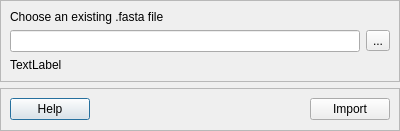
<?xml version="1.0" encoding="UTF-8"?>
<ui version="4.0">
 <class>Dialog</class>
 <widget class="QDialog" name="Dialog">
  <property name="geometry">
   <rect>
    <x>0</x>
    <y>0</y>
    <width>400</width>
    <height>131</height>
   </rect>
  </property>
  <property name="minimumSize">
   <size>
    <width>400</width>
    <height>0</height>
   </size>
  </property>
  <property name="maximumSize">
   <size>
    <width>16777215</width>
    <height>131</height>
   </size>
  </property>
  <property name="windowTitle">
   <string>Dialog</string>
  </property>
  <layout class="QVBoxLayout" name="verticalLayout_4">
   <property name="leftMargin">
    <number>0</number>
   </property>
   <property name="topMargin">
    <number>0</number>
   </property>
   <property name="rightMargin">
    <number>0</number>
   </property>
   <property name="bottomMargin">
    <number>0</number>
   </property>
   <item>
    <widget class="QFrame" name="frame">
     <property name="frameShape">
      <enum>QFrame::StyledPanel</enum>
     </property>
     <property name="frameShadow">
      <enum>QFrame::Raised</enum>
     </property>
     <layout class="QVBoxLayout" name="verticalLayout_3">
      <item>
       <layout class="QVBoxLayout" name="verticalLayout">
        <item>
         <widget class="QLabel" name="label">
          <property name="text">
           <string>Choose an existing .fasta file</string>
          </property>
         </widget>
        </item>
        <item>
         <layout class="QHBoxLayout" name="horizontalLayout">
          <item>
           <widget class="QLineEdit" name="txt_import_sequence">
            <property name="frame">
             <bool>true</bool>
            </property>
            <property name="readOnly">
             <bool>false</bool>
            </property>
           </widget>
          </item>
          <item>
           <widget class="QToolButton" name="btn_choose_fasta_file">
            <property name="text">
             <string>...</string>
            </property>
           </widget>
          </item>
         </layout>
        </item>
        <item>
         <widget class="QLabel" name="lbl_status">
          <property name="text">
           <string>TextLabel</string>
          </property>
         </widget>
        </item>
       </layout>
      </item>
     </layout>
    </widget>
   </item>
   <item>
    <widget class="QFrame" name="frame_bottom">
     <property name="frameShape">
      <enum>QFrame::StyledPanel</enum>
     </property>
     <property name="frameShadow">
      <enum>QFrame::Raised</enum>
     </property>
     <layout class="QVBoxLayout" name="verticalLayout_2">
      <item>
       <layout class="QHBoxLayout" name="horizontalLayout_2">
        <item>
         <widget class="QPushButton" name="btn_help">
          <property name="text">
           <string>Help</string>
          </property>
         </widget>
        </item>
        <item>
         <spacer name="horizontalSpacer">
          <property name="orientation">
           <enum>Qt::Horizontal</enum>
          </property>
          <property name="sizeHint" stdset="0">
           <size>
            <width>40</width>
            <height>20</height>
           </size>
          </property>
         </spacer>
        </item>
        <item>
         <widget class="QPushButton" name="btn_import_sequence">
          <property name="text">
           <string>Import</string>
          </property>
         </widget>
        </item>
       </layout>
      </item>
     </layout>
    </widget>
   </item>
  </layout>
 </widget>
 <resources/>
 <connections/>
</ui>
